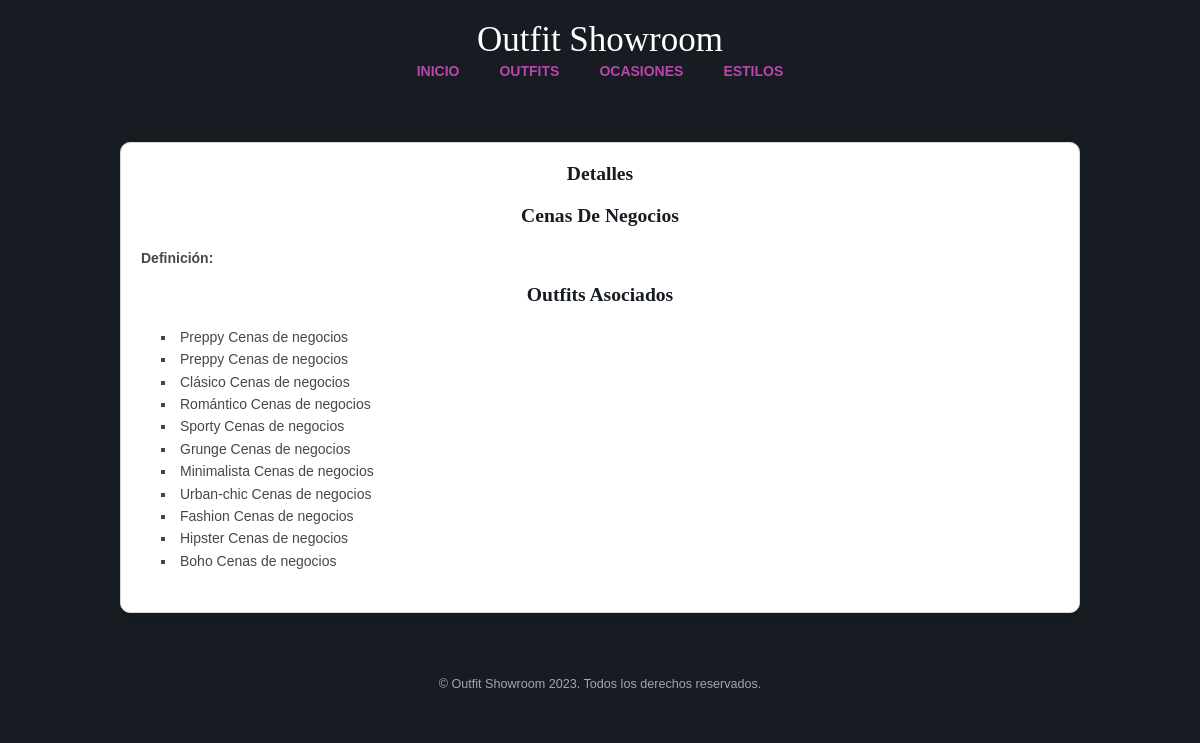
Page /ocasiones/3/ on the earlier database version.
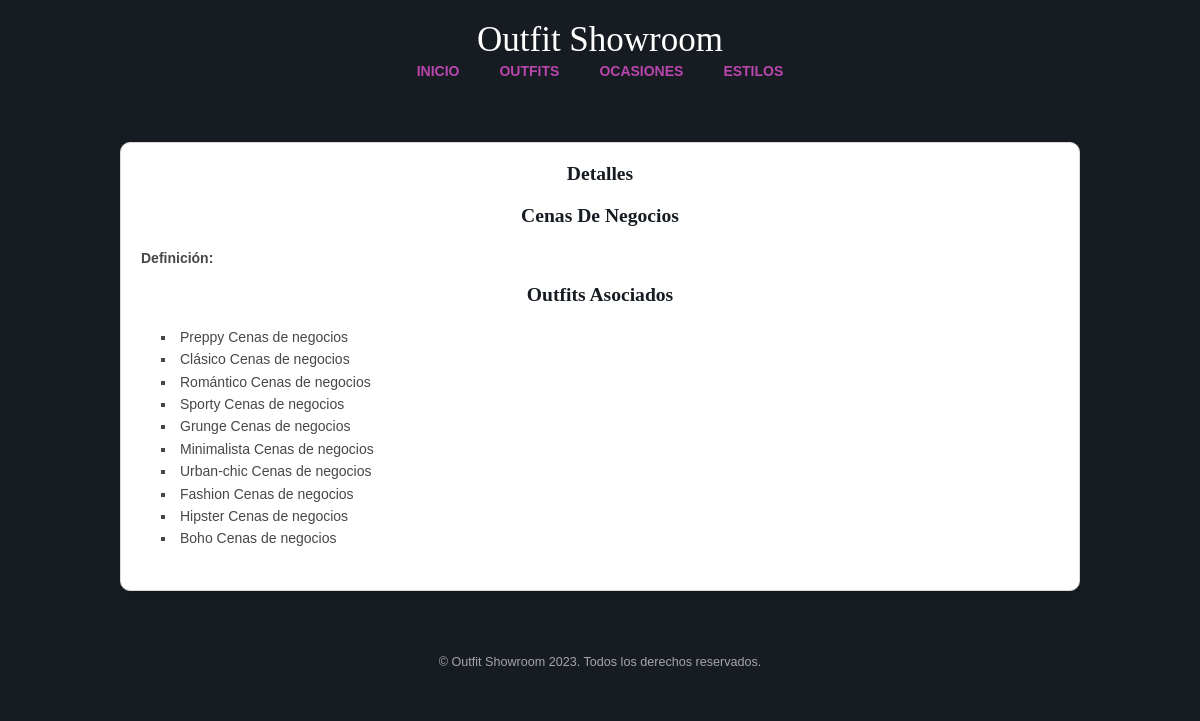
Same page on the later database version.
### appOutfitShowroom/models.py (models this page shows, shortened)
class Ocasion(models.Model):
    nombre = models.CharField(max_length=50)
    descripcion = models.CharField(max_length=200)

class Outfit(models.Model):
    nombre = models.CharField(max_length=50)
    descripcion = models.CharField(max_length=200)
    estilo = models.ForeignKey(Estilo, on_delete=models.CASCADE)
    ocasion = models.ManyToManyField(Ocasion)
    foto = models.URLField(max_length=200, blank=True, null=True)

### appOutfitShowroom/views.py (the view)
# urls.py: path('ocasiones/<int:ocasion_id>/', views.detalle_ocasion, name='detalle_ocasion'),
def detalle_ocasion(request, ocasion_id):
    ocasion = get_object_or_404(Ocasion, id=ocasion_id)
    outfits = ocasion.outfit_set.all()
    return render(request, 'nocobot/ocasion.html', {'ocasion': ocasion, 'outfits': outfits})

### appOutfitShowroom/templates/nocobot/ocasion.html
{% extends "nocobot/base2.html" %}
{% load i18n %}
{% block content %}
<h1>{{ ocasion.nombre }}</h1>
<p><strong>Definición:</strong> {{ ocasion.definición }}</p>
<h2>Outfits Asociados</h2>
<ul>
    {% for outfit in outfits %}
    <li>{{ outfit.nombre }}</li>
    {% endfor %}
</ul>
{% endblock %}

### appOutfitShowroom/templates/nocobot/base2.html (shortened to what this page needs)
<!DOCTYPE html>
{% load static %}
{% load i18n %}
<html lang="es">
<head>
    <link rel="stylesheet" href="{% static 'layout/styles/framework.css' %}">
    <link rel="stylesheet" href="{% static 'layout/styles/layout.css' %}">
</head>
<body>
    <header>
        <h1>Outfit Showroom</h1>
        <nav>
            <ul>
                <li class="active"><a href="{% url 'index' %}">Inicio</a></li>
                <li><a href="{% url 'lista_outfits' %}">Outfits</a></li>
                <li><a href="{% url 'lista_ocasiones' %}">Ocasiones</a></li>
                <li><a href="{% url 'lista_estilos' %}">Estilos</a></li>
            </ul>
        </nav>
    </header>
    <main>
        <h2>Detalles</h2>
        {% block content %} {% endblock %}
    </main>
    <footer>
        <p>© Outfit Showroom 2023. Todos los derechos reservados.</p>
    </footer>
</body>
</html>

### appOutfitShowroom/static/layout/styles/framework.css (style rules this page uses)
html { overflow-y:scroll; overflow-x:hidden; }
html, body { margin:0; padding:0; font-size:14px; line-height:1.6em; }
*, *::before, *::after { box-sizing:border-box; }
a { outline:none; text-decoration:none; }
body, input, textarea, select { font-family:Verdana, Geneva, sans-serif; }
h1, h2, h3, h4, h5, h6, .heading { font-family:Georgia, "Times New Roman", Times, serif; }
::placeholder { opacity:1; }
h1, h2, h3, h4, h5, h6, .heading { margin:0 0 20px 0; font-size:1.4rem; line-height:normal; font-weight:normal; text-transform:capitalize; }
address, article, aside, figcaption, figure, footer, header, main, nav, section { display:block; margin:0; padding:0; }
header { background-color: #161C21; color: #FFFFFF; padding: 20px 0; }
header h1 { font-size: 2.5rem; text-align: center; margin: 0; }
nav ul { display: flex; justify-content: center; gap: 20px; list-style: none; padding: 0; }
nav ul li a { color: #B946AD; text-transform: uppercase; font-weight: bold; text-decoration: none; padding: 5px 10px; }
main { padding: 40px 20px; background-color: #F4F4F4; color: #474747; }
main h1, main h2 { color: #161C21; font-weight: bold; text-align: center; }
main ul { list-style: square inside; margin: 20px 0; padding: 0; }
footer { background-color: #161C21; color: #A5A6AA; text-align: center; padding: 20px 0; }
footer p { margin: 0; font-size: 0.9rem; }

### appOutfitShowroom/static/layout/styles/layout.css (style rules this page uses)
*, *::before, *::after { transition:all .3s ease-in-out; }
nav ul, nav ol { margin: 0; padding: 0; list-style: none; }
body { color:#A5A6AA; background-color:#161C21; }
a { color:#B946AD; }
a { color: #B946AD; text-decoration: none; }
main { width: 80%; margin: 40px auto; padding: 20px; background-color: #FFFFFF; border: 1px solid #D7D7D7; border-radius: 10px; box-shadow: 0px 4px 10px rgba(0, 0, 0, 0.1); text-align: left; }
main h1, main h2 { text-align: center; color: #161C21; font-weight: bold; margin-bottom: 20px; }
main ul { margin: 20px 0; padding-left: 20px; }

Differences in the rows shown:
removed Outfit: nombre "Preppy Cenas de negocios"
